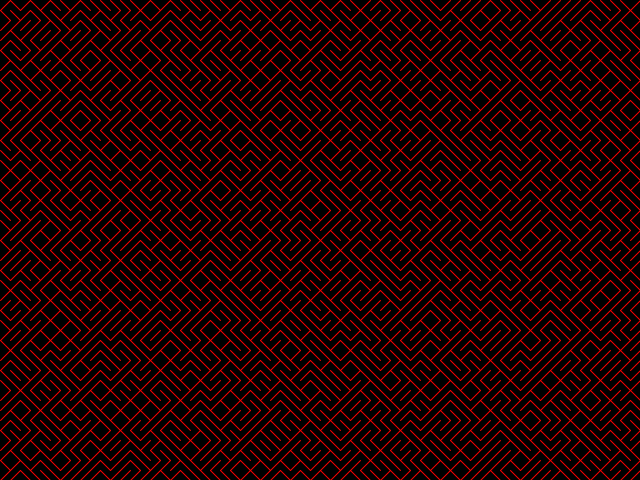
Frame 1 (no input)
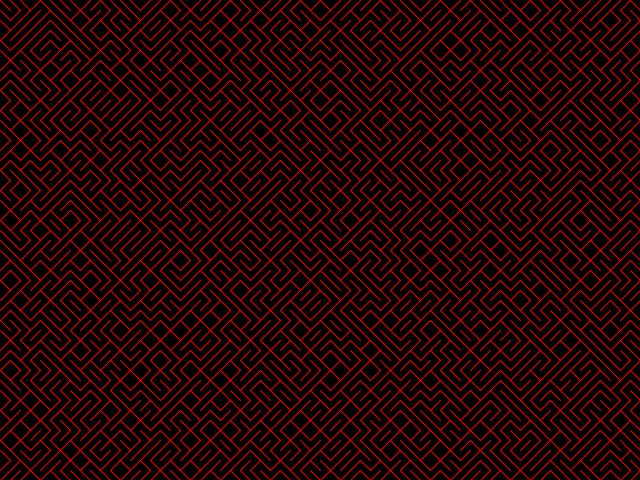
Frame 2 (the mouse pressed at the canvas centre, redrawn once)

The Processing sketch that drew these frames (run headless with seeded random() and noise(); the mouse was pressed at the canvas centre and the sketch redrawn once):

// Processing sketch: w4_step4
// ── w4_step4.pde
float tileSize;
float spacing;

void setup() {
  size(640, 480);

  tileSize = 10;
  spacing = 10;

  rectMode(CENTER);
  strokeWeight(1);
}

void draw() {
  background(0);

  for (int row = 0;
    row < height;
    row += spacing) {


    for (int column = 0;
      column < width;
      column += spacing ) {
      int x = column;
      int y = row;
      noFill();
      // stroke(255);

      //square(x + spacing * .5,
      //  y + spacing * 0.5,
      //  spacing);
      stroke(255, 0, 0);
      //square(x + spacing * .5,
      //  y + spacing * 0.5,
      //  tileSize);
      if (random(1) < 0.5) {
        line(x + spacing * .5 - tileSize * .5, y + spacing * .5 - tileSize * .5,
          x + spacing * .5 + tileSize * .5, y + spacing * .5 + tileSize * .5);
      } else {
        line(x + spacing * .5 + tileSize * .5, y + spacing * .5 - tileSize * .5,
          x + spacing * .5 - tileSize * .5, y + spacing * .5 + tileSize * .5);
      }
    }
  }
  noLoop();
}
